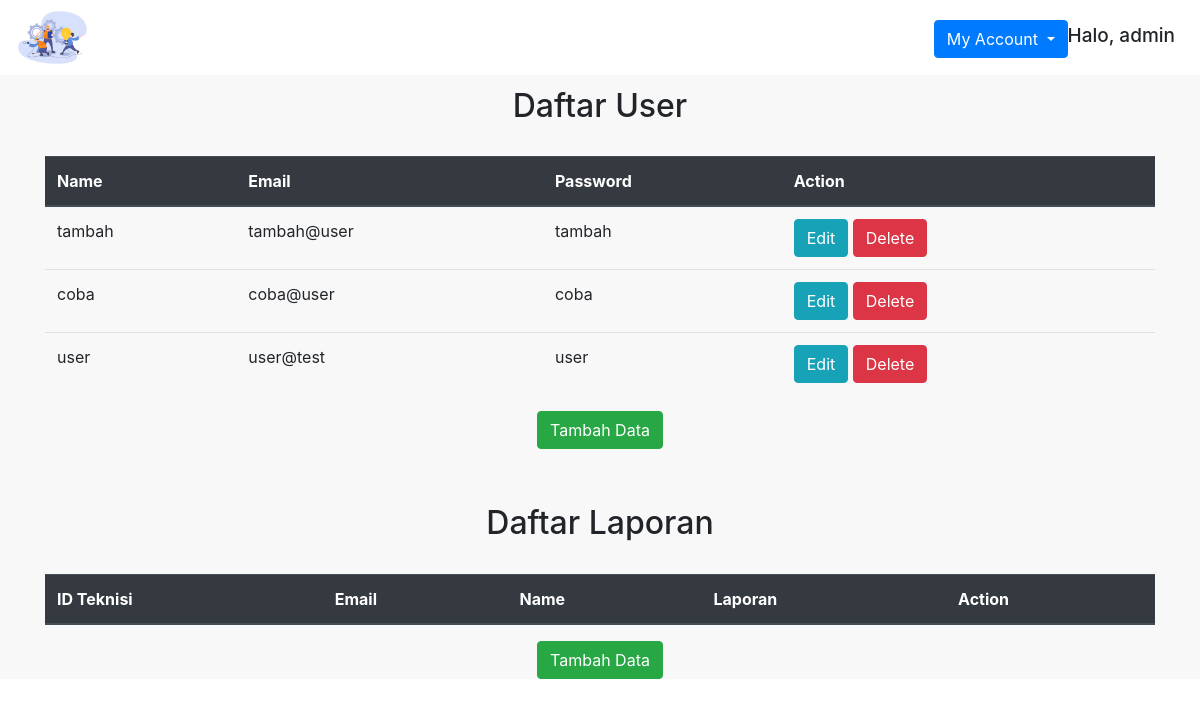
Before: /admin.php (signed in) with the older database file.
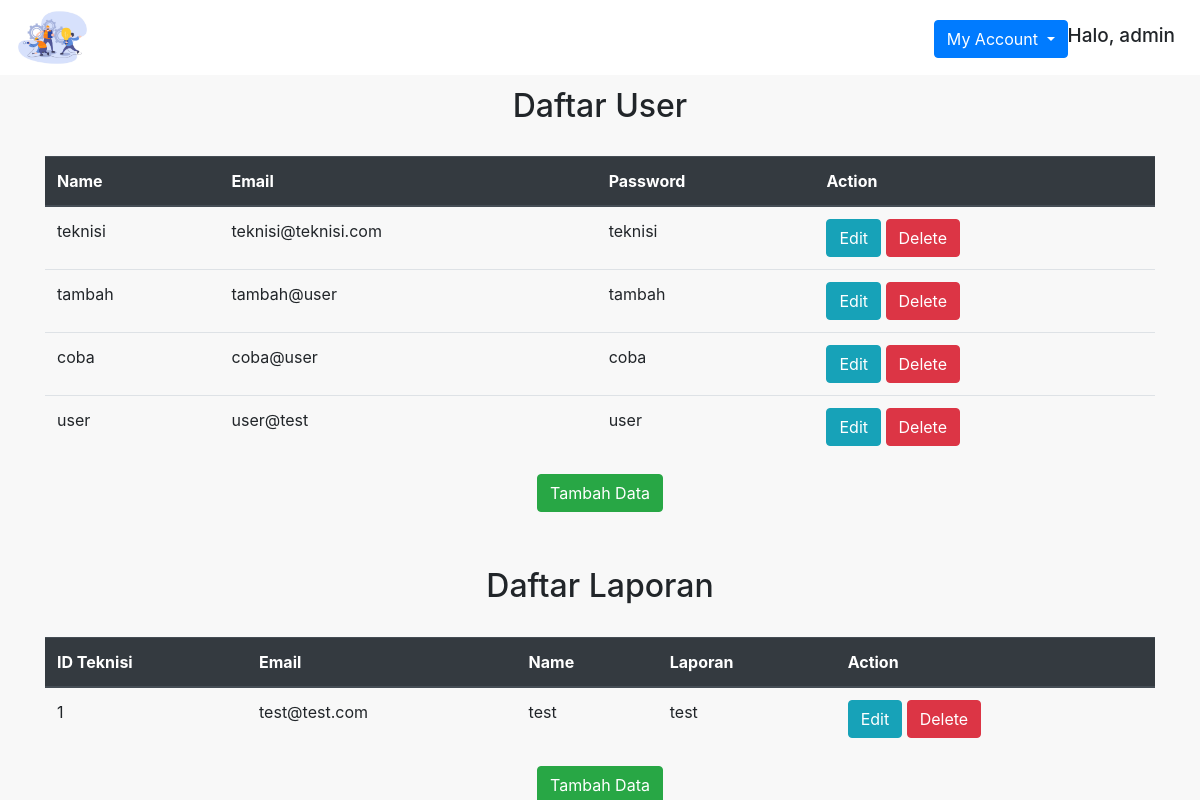
After: the same page with the newer database file.
### tables this page shows
CREATE TABLE `user` (
  `id` int(10) NOT NULL,
  `nama` varchar(50) NOT NULL,
  `email` varchar(50) NOT NULL,
  `password` varchar(100) NOT NULL,
  `no_hp` varchar(13) DEFAULT NULL,
  `alamat` varchar(300) DEFAULT NULL,
  `gambar` text DEFAULT NULL,
  `roles` varchar(10) NOT NULL DEFAULT 'User'
);

CREATE TABLE `laporan` (
  `id` int(10) NOT NULL,
  `email` varchar(50) NOT NULL,
  `nama` varchar(100) NOT NULL,
  `laporan` varchar(300) NOT NULL
);

### admin.php (the view, shortened to what this page needs)
<?php
include("config.php");
$result = mysqli_query($mysqli, "SELECT * FROM user ORDER BY id DESC");
?>
<?php
include("config.php");
$result2 = mysqli_query($mysqli, "SELECT * FROM laporan ORDER BY id DESC");
?>
<!DOCTYPE html>
<html lang="en">
<head>
    <link rel="stylesheet" href="https://cdn.jsdelivr.net/npm/bootstrap@4.5.3/dist/css/bootstrap.min.css"
>
    <link rel="stylesheet" type="text/css" href="style.css">
</head>
<body>
    <div class="top container-fluid fixed-top ">
        <img class="logo_navbar" src="gambar\logo.png">
        <div class="dropdown">
            <h5 class="halo">Halo, <?= $_SESSION['nama']; ?></h5>
            <a class="btn btn-primary dropdown-toggle" href="#" role="button" id="dropdownMenuLink"
                data-toggle="dropdown" aria-haspopup="true" aria-expanded="false">
                My Account
            </a>
        </div>
    </div>
    <div class="isi_body">
        <div class="container" align="center">
            <h2 style="text-align: center; margin: 7px 7px 7px 7px;">Daftar User</h2><br>
            <table class="table">
                <thead class="thead-dark">
                    <tr>
                        <th scope="col">Name</th>
                        <th scope="col">Email</th>
                        <th scope="col">Password</th>
                        <th scope="col">Action</th>
                    </tr>
                </thead>
                <?php
        while ($user_data = mysqli_fetch_array($result)) {
          echo "<tr>";
          echo "<td>" . $user_data['nama'] . "</td>";
          echo "<td>" . $user_data['email'] . "</td>";
          echo "<td>" . $user_data['password'] . "</td>";
          echo "<td><a href='edit.php?id=$user_data[id]' button type='button' class='btn btn-info'> Edit</a>  <a href='delete.php?id=$user_data[id]' button type='button' class='btn btn-danger'>Delete</a></td></tr>";
        }
        ?>
            </table>
            <a href="add.php" button type="button" class="btn ADD btn-success">Tambah
                Data</button></a>
        </div>
<br><br>
        <div class="container" align="center">
            <h2 style="text-align: center; margin: 7px 7px 7px 7px;">Daftar Laporan</h2><br>
            <table class="table">
                <thead class="thead-dark">
                    <tr>
                        <th scope="col">ID Teknisi</th>
                        <th scope="col">Email</th>
                        <th scope="col">Name</th>
                        <th scope="col">Laporan</th>
                        <th scope="col">Action</th>
                    </tr>
                </thead>
                <?php
        while ($laporan = mysqli_fetch_array($result2)) {
          echo "<tr>";
          echo "<td>" . $laporan['id'] . "</td>";
          echo "<td>" . $laporan['email'] . "</td>";
          echo "<td>" . $laporan['nama'] . "</td>";
          echo "<td>" . $laporan['laporan'] . "</td>";
          echo "<td><a href='edit_laporan.php?id=$laporan[id]' button type='button' class='btn btn-info'> Edit</a>  <a href='delete_laporan.php?id=$laporan[id]' button type='button' class='btn btn-danger'>Delete</a></td></tr>";
        }
        ?>
            </table>
            <a href="add_laporan.php" button type="button" class="btn ADD btn-success">Tambah
                Data</button></a>
        </div>
    </div>
</body>
</html>

Changed rows visible on the page:
added user: nama "teknisi", email "teknisi@teknisi.com", password "teknisi"
added laporan: id "1", email "test@test.com", nama "test", laporan "test"
